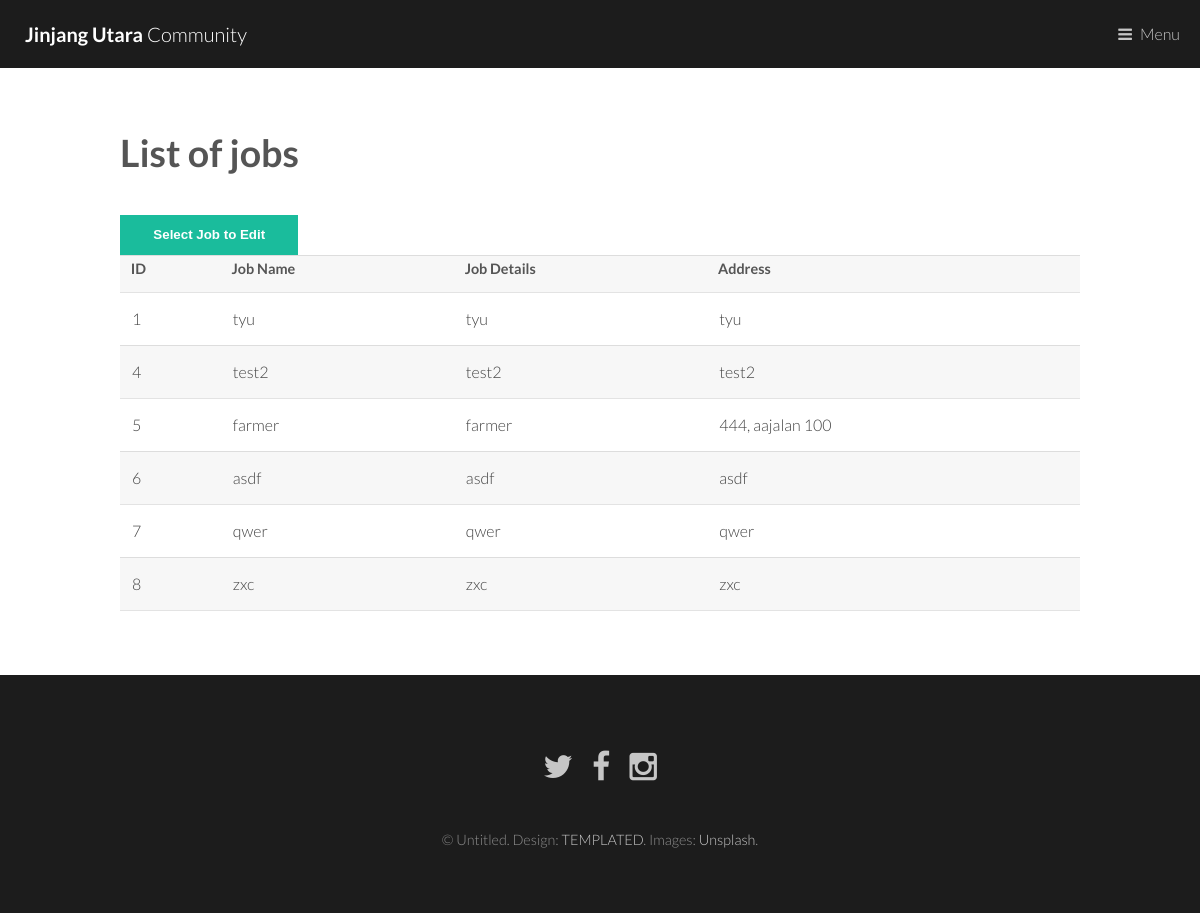
The app's page /editUserJobs.php (signed in) with its own data.
### tables this page shows
CREATE TABLE `jobs` (
  `jobID` int(11) NOT NULL,
  `jobName` varchar(255) NOT NULL,
  `jobDetails` varchar(255) NOT NULL,
  `address` varchar(255) NOT NULL,
  `salary` varchar(255) NOT NULL,
  `jobStatus` tinyint(1) NOT NULL,
  `jobClientName` varchar(255) NOT NULL,
  `jobClientID` int(11) NOT NULL
);

### php/listUserJobF.php (the view, shortened to what this page needs)
<?php
include 'DBConfig.php';
$jobClientID = $_SESSION['SESS_USER'];
$result = mysqli_query($conn,"SELECT * FROM jobs WHERE  jobClientID = '$jobClientID'");
echo "<table border='1'>
<tr>
<th>ID</th>
<th>Job Name</th>
<th>Job Details</th>
<th>Address</th>
</tr>";
while($row = mysqli_fetch_array($result))
{
echo "<tr>";
echo "<td>" . $row['jobID'] . "</td>";
echo "<td>" . $row['jobName'] . "</td>";
echo "<td>" . $row['jobDetails'] . "</td>";
echo "<td>" . $row['address'] . "</td>";
echo "</tr>";
}
echo "</table>";
?>

### editUserJobs.php (shortened to what this page needs)
<!DOCTYPE html>
<html>
<head>
	<link rel="stylesheet" href="assets/css/main.css" />
</head>
<body>
	<header id="header">
		<a href="index.php" class="logo"><strong>Jinjang Utara</strong> Community</a>
		<nav>
			<a href="#menu">Menu</a>
		</nav>
	</header>
	<section id="main">
		<div class="inner">
			<header>
				<h1>List of jobs</h1>
			</header>
			<button id="myBtn">Select Job to Edit</button>
			<?php include 'php/listUserJobF.php';?>
		</div>
	</section>
	<footer id="footer">
		<ul class="icons">
			<li><a href="#" class="icon fa-twitter"><span class="label">Twitter</span></a></li>
			<li><a href="#" class="icon fa-facebook"><span class="label">Facebook</span></a></li>
			<li><a href="#" class="icon fa-instagram"><span class="label">Instagram</span></a></li>
		</ul>
		<div class="copyright">
			&copy; Untitled. Design: <a href="https://templated.co">TEMPLATED</a>. Images: <a href="https://unsplash.com">Unsplash</a>.
		</div>
	</footer>
</body>
</html>

### records on screen
jobs: jobID "1", jobName "tyu", jobDetails "tyu", address "tyu"
jobs: jobID "4", jobName "test2", jobDetails "test2", address "test2"
jobs: jobID "5", jobName "farmer", jobDetails "farmer", address "444, aajalan 100"
jobs: jobID "6", jobName "asdf", jobDetails "asdf", address "asdf"
jobs: jobID "7", jobName "qwer", jobDetails "qwer", address "qwer"
jobs: jobID "8", jobName "zxc", jobDetails "zxc", address "zxc"
